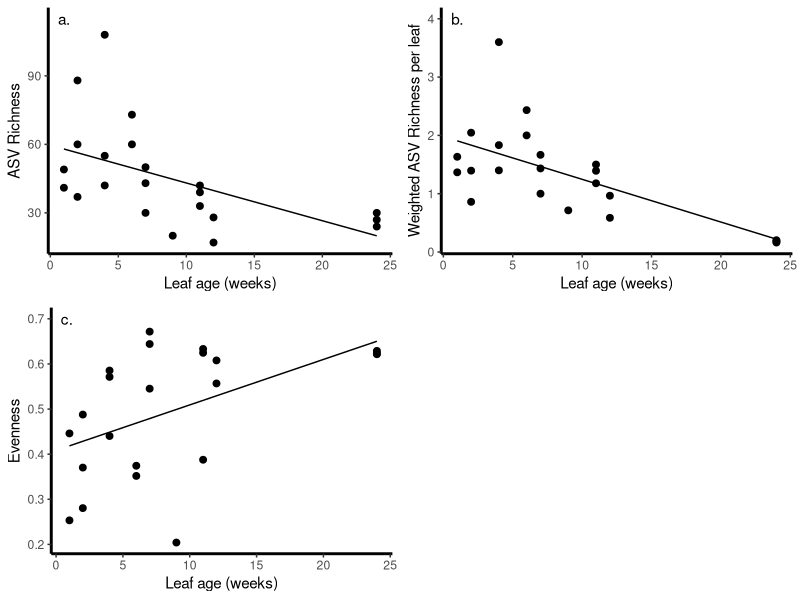

Source code (R): (Note: this script raises an error after producing the figure.)
# Libraries
library(ggplot2)
library(vegan)
library(plyr)
library(nlme)
library(gridExtra)
library(dplyr)
library(car)

# Plot themes
## With legend
Theme=theme_classic(base_size=11, base_family="Helvetica") +
    theme(axis.line = element_line(size = 1, colour = "black", linetype = "solid")) +theme(plot.title = element_text(size = 12))
## Without legends
Theme2=Theme+ theme(legend.position="none") + theme(panel.border=element_rect(fill=NA))

# set wd
 setwd("/Users/cata/Documents/CGLab/GitHub/FunExp_Rstudio/FunExp")

#Color friendly: The palette with black:
cbbPalette <- c("#000000", "#E69F00", "#56B4E9", "#009E73", "#F0E442", "#0072B2", "#D55E00", "#CC79A7")

#Load data
ASVtable=read.table('input_data/ASVtable_FunExp12021-03-24.txt', header=TRUE)
meta.table=read.table('input_data/METAtable_FunExp12021-03-24_sampleNamesFIX.txt', header=TRUE)
# reformatting:
meta.table$leaf_age_weeks=as.numeric(substr(meta.table$leaf_age, 2,3))
meta.table[which(is.na(meta.table$leaf_age_weeks)),6]=0 # replace NA with zero
# to calculate leaves per treatment
leavs_per_age=read.csv('input_data/Leavs_per_age.csv', header=TRUE)
# remove leaves with no fluid
leavs_per_age2= leavs_per_age[-which(is.na(leavs_per_age$Volume)),]
leaves_count=ddply(leavs_per_age, ('AGE_WEEKS'), summarize, count=length(BAND))
colnames(leaves_count)[1]='leaf_age_weeks'

# calculate richness metrics
richness=specnumber(ASVtable)
shannon=diversity(ASVtable, index='shannon')
simpson=diversity(ASVtable, index='simpson')
evenness=shannon/log(richness)
meta.div=data.frame(meta.table, richness, shannon, simpson, evenness)
head(meta.div)

#extract data to focus on pre-experiemnt diversity
Baseline = meta.div[which(meta.div$treatment=='F50'),]
# merge with baseline dataframe
Baseline2=left_join(Baseline, leaves_count, by = "leaf_age_weeks")
# create weighted version of richness
Baseline2$w_richness=Baseline2$richness/Baseline2$count

# plot richness panels
rich_regional=ggplot(Baseline, aes(leaf_age_weeks, richness))  + 
  geom_point(size=2)+ Theme + ylab('ASV Richness') + 
  xlab('Leaf age (weeks)') + 
  geom_smooth(method=lm, formula=y ~ (x), se=FALSE, color='black', size=0.5) + 
  annotate('text', label='a.', x=1, y=115)
rich_local=ggplot(Baseline2, aes(leaf_age_weeks, w_richness))  + 
  geom_point(size=2)+ Theme + ylab('Weighted ASV Richness per leaf') + 
  xlab('Leaf age (weeks)') + 
  geom_smooth(method='lm', formula= y ~ (x), se=FALSE, color='black', size=0.5)+ 
  annotate('text', label='b.', x=1, y=4)

# stats
# rich regional
model_baseline=glm(richness ~ leaf_age_weeks, data=Baseline)
summary(model_baseline)
Anova(model_baseline)

# rich_local
model_baseline2a=glm(w_richness ~ leaf_age_weeks, data=Baseline2)
model_baseline2b=glm(w_richness ~ poly(leaf_age_weeks,2), data=Baseline2)
AIC(model_baseline2a, model_baseline2b)
summary(model_baseline2a)
Anova(model_baseline2a) # wald test

### repeat for evenness
# plot evenness panels
eve_regional=ggplot(Baseline, aes(leaf_age_weeks, evenness))  + 
  geom_point(size=2)+ Theme + ylab('Evenness') + 
  xlab('Leaf age (weeks)') + 
  geom_smooth(method=lm, formula=y ~ (x), se=FALSE, color='black', size=0.5) + 
  annotate('text', label='c.', x=0.8, y=0.7)

Fig_divControl=arrangeGrob(rich_regional, rich_local, eve_regional, ncol=2)
quartz(width=6, height=6)
plot(Fig_divControl)
quartz.save('Figures/Fig_div_time_baselinecontrols.png', type='png', dpi=300)

# stats
# eve regional
model_eve_baseline=glm(evenness ~ leaf_age_weeks, data=Baseline)
summary(model_eve_baseline)
Anova(model_eve_baseline)
